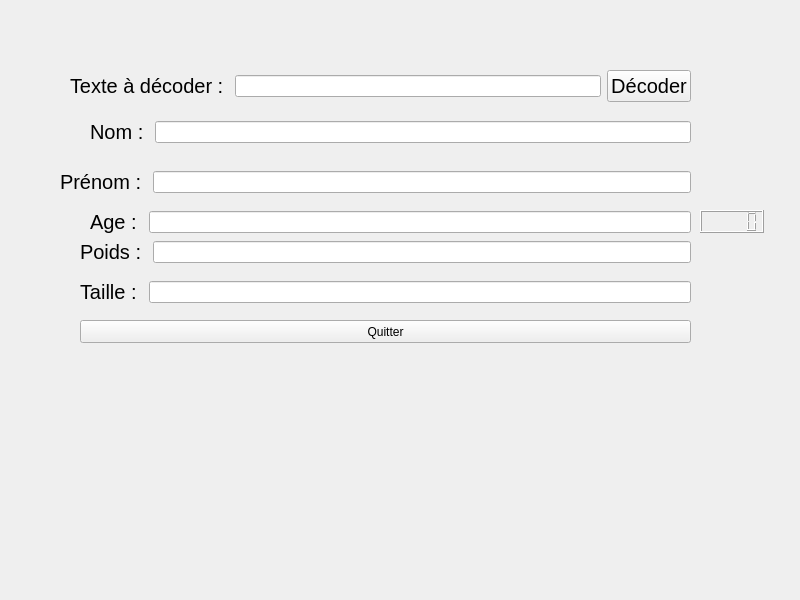
<?xml version="1.0" encoding="UTF-8"?>
<ui version="4.0">
 <class>SplitterWidget</class>
 <widget class="QWidget" name="SplitterWidget">
  <property name="geometry">
   <rect>
    <x>0</x>
    <y>0</y>
    <width>800</width>
    <height>600</height>
   </rect>
  </property>
  <property name="windowTitle">
   <string>SplitterWidget</string>
  </property>
  <widget class="QPushButton" name="pushButtonQuitter">
   <property name="geometry">
    <rect>
     <x>80</x>
     <y>320</y>
     <width>611</width>
     <height>23</height>
    </rect>
   </property>
   <property name="text">
    <string>Quitter</string>
   </property>
  </widget>
  <widget class="QLCDNumber" name="lcdNumberAge">
   <property name="geometry">
    <rect>
     <x>700</x>
     <y>210</y>
     <width>64</width>
     <height>23</height>
    </rect>
   </property>
  </widget>
  <widget class="QWidget" name="">
   <property name="geometry">
    <rect>
     <x>70</x>
     <y>70</y>
     <width>621</width>
     <height>33</height>
    </rect>
   </property>
   <layout class="QGridLayout" name="gridLayout">
    <item row="0" column="0">
     <widget class="QLabel" name="label">
      <property name="font">
       <font>
        <pointsize>15</pointsize>
       </font>
      </property>
      <property name="text">
       <string>Texte à décoder : </string>
      </property>
     </widget>
    </item>
    <item row="0" column="1">
     <widget class="QLineEdit" name="lineEditDecoder"/>
    </item>
    <item row="0" column="2">
     <widget class="QPushButton" name="pushButtonDecoder">
      <property name="font">
       <font>
        <pointsize>15</pointsize>
       </font>
      </property>
      <property name="text">
       <string>Décoder</string>
      </property>
      <property name="checkable">
       <bool>true</bool>
      </property>
     </widget>
    </item>
   </layout>
  </widget>
  <widget class="QWidget" name="">
   <property name="geometry">
    <rect>
     <x>90</x>
     <y>120</y>
     <width>601</width>
     <height>25</height>
    </rect>
   </property>
   <layout class="QGridLayout" name="gridLayout_2">
    <item row="0" column="0">
     <widget class="QLabel" name="label_2">
      <property name="font">
       <font>
        <pointsize>15</pointsize>
       </font>
      </property>
      <property name="text">
       <string>Nom : </string>
      </property>
     </widget>
    </item>
    <item row="0" column="1">
     <widget class="QLineEdit" name="lineEditNom"/>
    </item>
   </layout>
  </widget>
  <widget class="QWidget" name="">
   <property name="geometry">
    <rect>
     <x>60</x>
     <y>170</y>
     <width>631</width>
     <height>25</height>
    </rect>
   </property>
   <layout class="QGridLayout" name="gridLayout_3">
    <item row="0" column="0">
     <widget class="QLabel" name="label_3">
      <property name="font">
       <font>
        <pointsize>15</pointsize>
       </font>
      </property>
      <property name="text">
       <string>Prénom : </string>
      </property>
     </widget>
    </item>
    <item row="0" column="1">
     <widget class="QLineEdit" name="lineEditPrenom"/>
    </item>
   </layout>
  </widget>
  <widget class="QWidget" name="">
   <property name="geometry">
    <rect>
     <x>90</x>
     <y>210</y>
     <width>601</width>
     <height>25</height>
    </rect>
   </property>
   <layout class="QGridLayout" name="gridLayout_4">
    <item row="0" column="0">
     <widget class="QLabel" name="label_4">
      <property name="font">
       <font>
        <pointsize>15</pointsize>
       </font>
      </property>
      <property name="text">
       <string>Age : </string>
      </property>
     </widget>
    </item>
    <item row="0" column="1">
     <widget class="QLineEdit" name="lineEditAge"/>
    </item>
   </layout>
  </widget>
  <widget class="QWidget" name="">
   <property name="geometry">
    <rect>
     <x>80</x>
     <y>240</y>
     <width>611</width>
     <height>25</height>
    </rect>
   </property>
   <layout class="QGridLayout" name="gridLayout_5">
    <item row="0" column="0">
     <widget class="QLabel" name="label_5">
      <property name="font">
       <font>
        <pointsize>15</pointsize>
       </font>
      </property>
      <property name="text">
       <string>Poids : </string>
      </property>
     </widget>
    </item>
    <item row="0" column="1">
     <widget class="QLineEdit" name="lineEditPoids"/>
    </item>
   </layout>
  </widget>
  <widget class="QWidget" name="">
   <property name="geometry">
    <rect>
     <x>80</x>
     <y>280</y>
     <width>611</width>
     <height>25</height>
    </rect>
   </property>
   <layout class="QGridLayout" name="gridLayout_6">
    <item row="0" column="0">
     <widget class="QLabel" name="label_6">
      <property name="font">
       <font>
        <pointsize>15</pointsize>
       </font>
      </property>
      <property name="text">
       <string>Taille : </string>
      </property>
     </widget>
    </item>
    <item row="0" column="1">
     <widget class="QLineEdit" name="lineEditTaille"/>
    </item>
   </layout>
  </widget>
 </widget>
 <resources/>
 <connections>
  <connection>
   <sender>pushButtonQuitter</sender>
   <signal>clicked()</signal>
   <receiver>SplitterWidget</receiver>
   <slot>close()</slot>
   <hints>
    <hint type="sourcelabel">
     <x>445</x>
     <y>332</y>
    </hint>
    <hint type="destinationlabel">
     <x>516</x>
     <y>397</y>
    </hint>
   </hints>
  </connection>
 </connections>
</ui>
